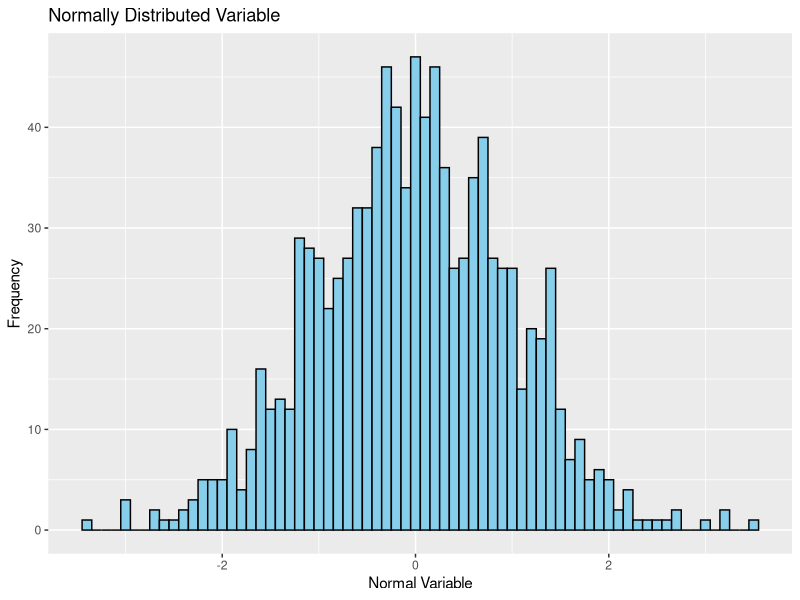
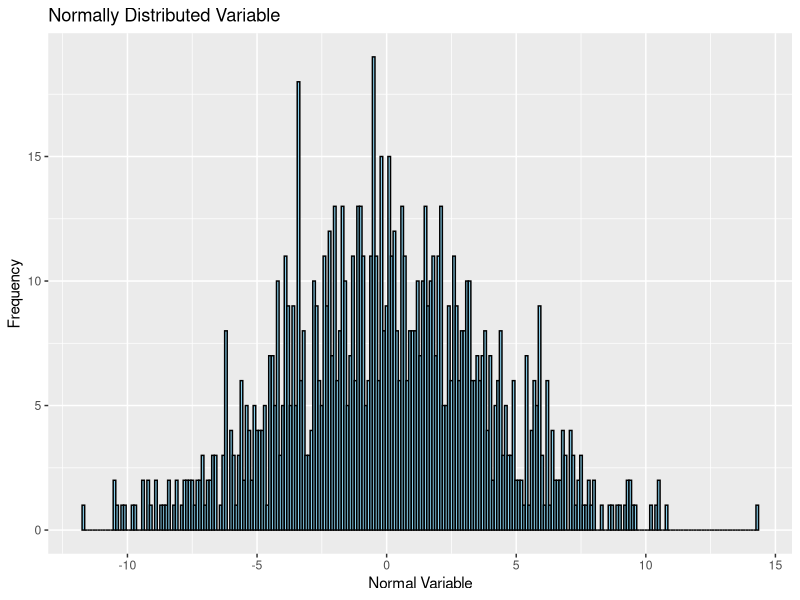
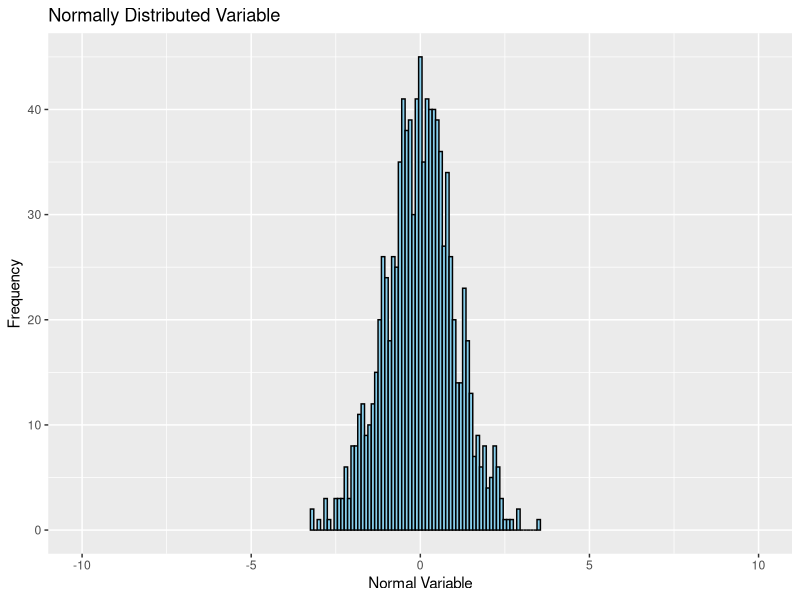
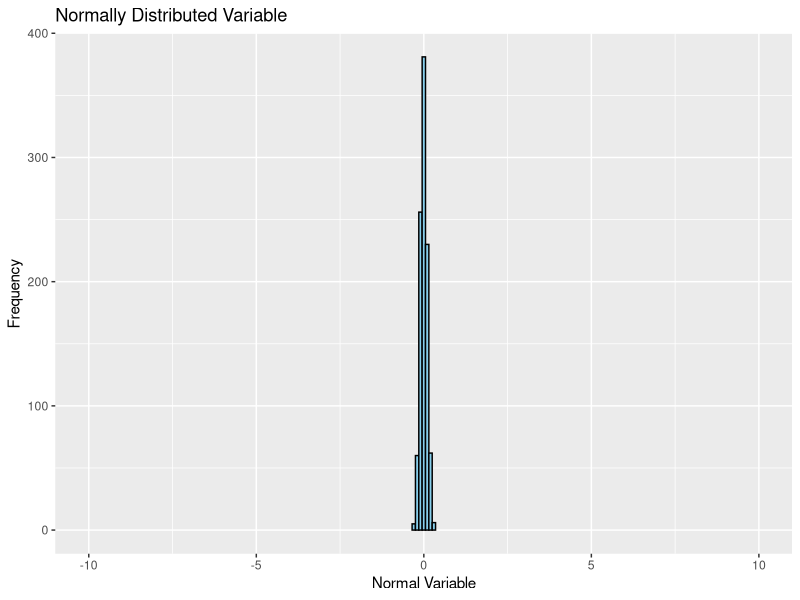
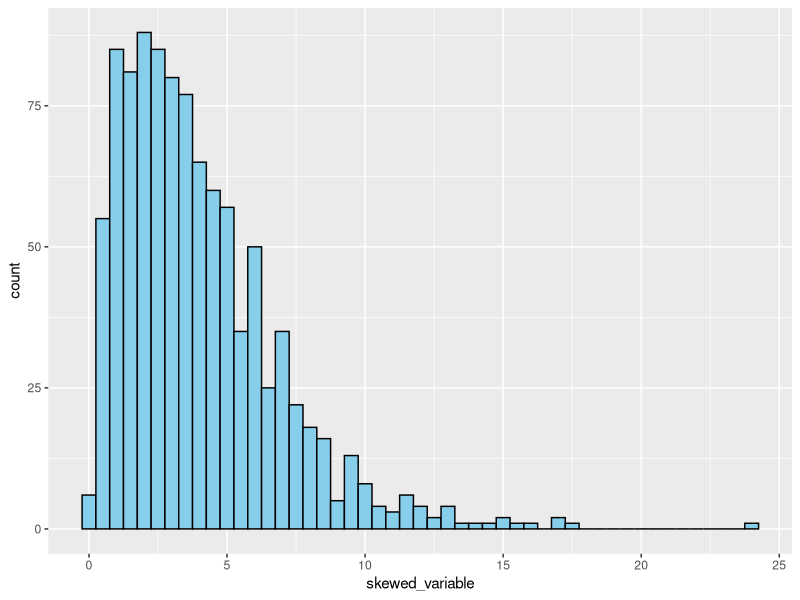
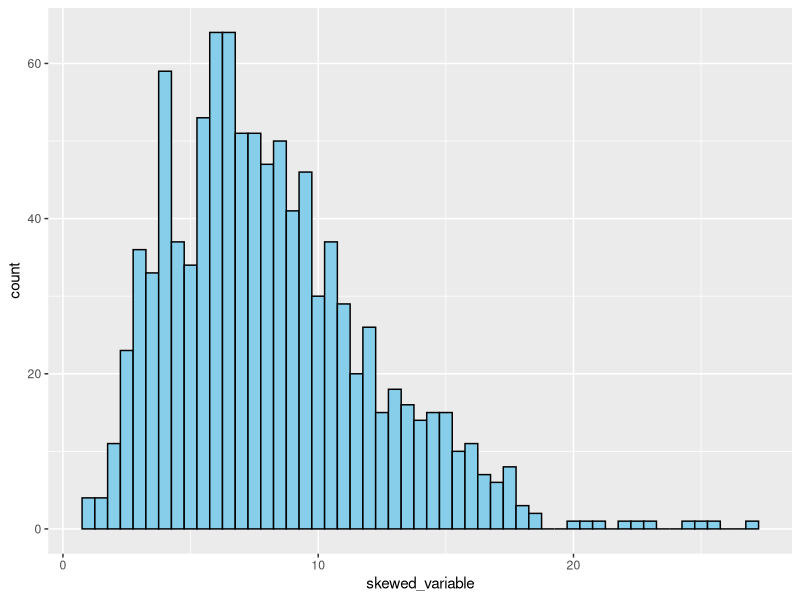
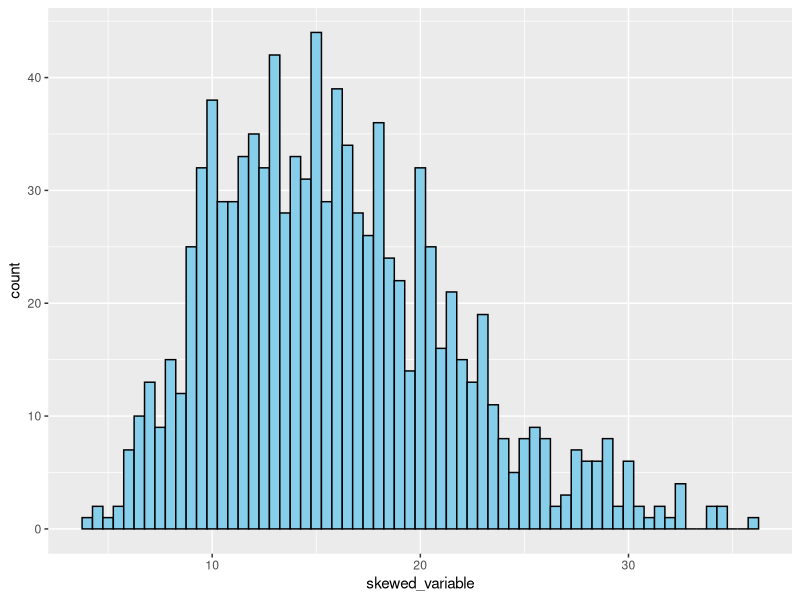
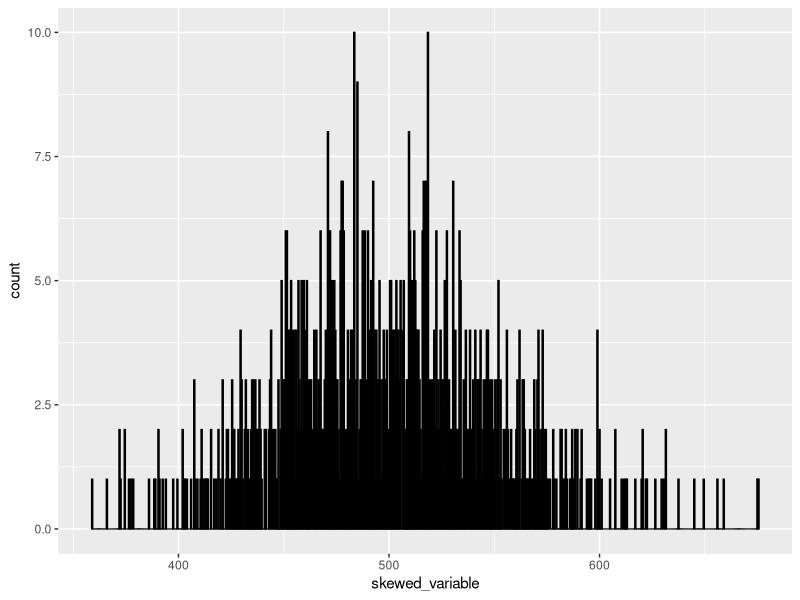

The R source for these figures, in order:


######### Descriptive statistics
######### Descriptive statistics
######### Descriptive statistics

#1- Data types 

# Create an example of a data frame
df <- data.frame(
  id = c(1, 2, 3, 4, 5),
  age = c(21, 35, 28, 45, 29),
  CAC_score = c(350.5, 40.05, 800, 5000, 0),
  gender = c("M", "F", "M", "F", "F"),
  severity1= c("moderate", "mild", "moderate", "severe", "mild")
)
str(df)
# Get summary statistics for the data frame
summary(df)
sd(df$CAC_score)
mean(df$CAC_score)
median(df$CAC_score)
##changing the type of gender & Severity in new variables 
df$sex<-as.factor(df$gender)
 
df$sex<-as.factor(df$gender) 
df$Severity2<-as.factor(df$severity1) 
str(df)
summary(df)

## if in same variable 

df$sex<-as.numeric(df$sex) 
df$Severity2<-as.numeric(df$Severity2) 

str(df)
summary(df)

#### starting from zero or any sequence of numbers

# Define a mapping of character values to numeric values
mapping <- c("mild" = 5, "moderate" = 6, "severe" = 7)

# Convert the severity column to numeric based on the mapping
df$severity1 <- mapping[as.character(df$severity1)]

df


library(ggplot2)

# Set seed for reproducibility
set.seed(42)


# Generate normally distributed variable
normal_variable <- rnorm(1000, mean = 0, sd = 1)

# Plot the distribution
ggplot(data.frame(normal_variable), aes(x = normal_variable)) +
  geom_histogram(binwidth = 0.1, fill = "skyblue", color = "black") +
  labs(x = "Normal Variable", y = "Frequency") +
  ggtitle("Normally Distributed Variable")




# Generate normally distributed variable
normal_variable <- rnorm(1000, mean = 0, sd = 4)

# Plot the distribution
ggplot(data.frame(normal_variable), aes(x = normal_variable)) +
  geom_histogram(binwidth = 0.1, fill = "skyblue", color = "black") +
  labs(x = "Normal Variable", y = "Frequency") +
  ggtitle("Normally Distributed Variable")



# Generate normally distributed variable
normal_variable <- rnorm(1000, mean = 0, sd = 1)

# Plot the distribution
ggplot(data.frame(normal_variable), aes(x = normal_variable)) +
  geom_histogram(binwidth = 0.1, fill = "skyblue", color = "black") +
  labs(x = "Normal Variable", y = "Frequency") +
  ggtitle("Normally Distributed Variable")+ coord_cartesian(xlim = c(-10, 10))



# Generate normally distributed variable
normal_variable <- rnorm(1000, mean = 0, sd = 0.1)

# Plot the distribution
ggplot(data.frame(normal_variable), aes(x = normal_variable)) +
  geom_histogram(binwidth = 0.1, fill = "skyblue", color = "black") +
  labs(x = "Normal Variable", y = "Frequency") +
  ggtitle("Normally Distributed Variable")+ coord_cartesian(xlim = c(-10, 10))



# Generate right-skewed variable
skewed_variable <- rgamma(1000, shape = 2, rate = 0.5)

# Plot the distribution
ggplot(data.frame(skewed_variable), aes(x = skewed_variable)) +
  geom_histogram(binwidth = 0.5, fill = "skyblue", color = "black")



# Generate right-skewed variable
skewed_variable <- rgamma(1000, shape = 4, rate = 0.5)

# Plot the distribution
ggplot(data.frame(skewed_variable), aes(x = skewed_variable)) +
  geom_histogram(binwidth = 0.5, fill = "skyblue", color = "black")




# Generate right-skewed variable (gama)
skewed_variable <- rgamma(1000, shape = 8, rate = 0.5)

# Plot the distribution
ggplot(data.frame(skewed_variable), aes(x = skewed_variable)) +
  geom_histogram(binwidth = 0.5, fill = "skyblue", color = "black")



# Generate right-skewed variable
skewed_variable <- rgamma(1000, shape = 100, rate = 0.2)

# Plot the distribution
ggplot(data.frame(skewed_variable), aes(x = skewed_variable)) +
  geom_histogram(binwidth = 0.5, fill = "skyblue", color = "black")

